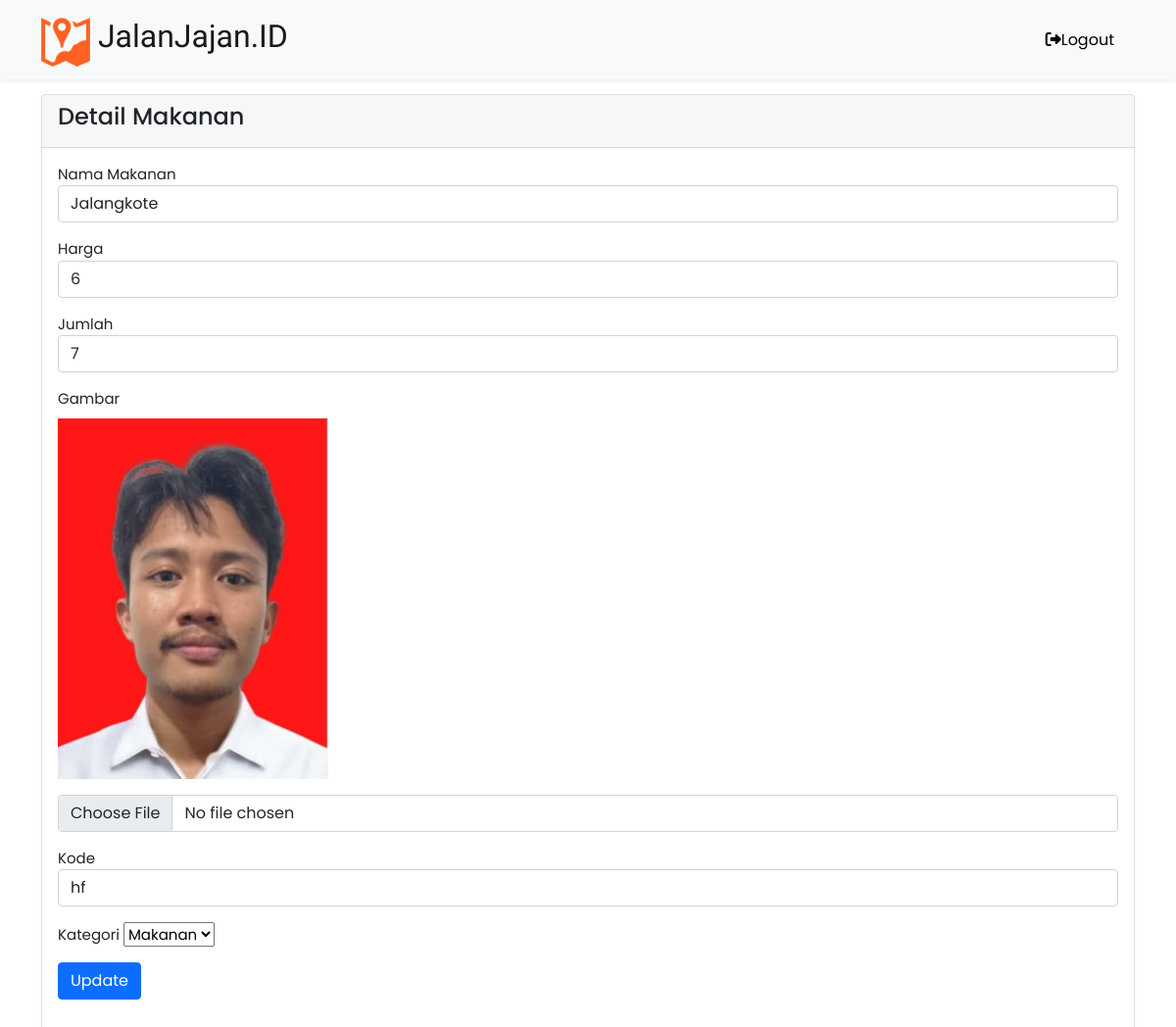
/edit.php?id=28, run on the app's committed database.
### tables this page shows
CREATE TABLE `product` (
  `id` int(11) NOT NULL,
  `product_name` varchar(255) NOT NULL,
  `product_price` varchar(100) NOT NULL,
  `product_qty` int(11) NOT NULL DEFAULT 1,
  `product_image` varchar(255) NOT NULL,
  `product_code` varchar(50) NOT NULL,
  `category` varchar(50) NOT NULL
);

### edit.php (the view, shortened to what this page needs)
<?php
    require 'code.php';
?>
<!DOCTYPE html>
<html>
<head>
    <link href="https://cdn.jsdelivr.net/npm/bootstrap@5.1.0/dist/css/bootstrap.min.css" rel="stylesheet">
    <link rel="stylesheet" href="https://cdnjs.cloudflare.com/ajax/libs/font-awesome/6.2.0/css/all.min.css">
    <link rel="stylesheet" href="gaya2.css">
</head>
<body>
    <nav class="navbar navbar-expand-lg navbar-light bg-light shadow-sm fixed-top">
      <div class="container">
        <a class="navbar-brand" href="index.php">
          <img src="img/logo4.png" alt="" width="50" height="50" class="d-inline-block align-text-top">
          JalanJajan.ID
        </a>
        <div class="collapse navbar-collapse" id="navbarSupportedContent">
          <form class="d-flex ms-auto">
            <a role="button" class="btn btn-light me-2" type="button" href="index.php"><i class="fa-solid fa-right-from-bracket"></i></i>Logout</a>
          </form>
        </div>
      </div>
    </nav>
<div class="container mt-5">
<div class="row">
    <div class="col-md-12">
        <div class="card mt-5">
            <div class="card-header">
                <h4>Detail Makanan</h4>
            </div>
            <div class="card-body">
            <?php
                        if(isset($_GET['id']))
                        {
                            $id = mysqli_real_escape_string($conn, $_GET['id']);
                            $query = "SELECT * FROM product WHERE id='$id' ";
                            $query_run = mysqli_query($conn, $query);
                            if(mysqli_num_rows($query_run) > 0)
                            {
                                $update = mysqli_fetch_array($query_run);
                                ?>
                                <form action="code.php" method="POST">
                                    <div class="mb-3">
                                        <label>Nama Makanan</label>
                                        <input type="text" name="product_name" value="<?=$update['product_name'];?>" class="form-control">
                                    </div>
                                    <div class="mb-3">
                                        <label>Harga</label>
                                        <input type="number" name="product_price" value="<?=$update['product_price'];?>" class="form-control">
                                    </div>
                                    <div class="mb-3">
                                        <label>Jumlah</label>
                                        <input type="number" name="product_qty" value="<?=$update['product_qty'];?>" class="form-control">
                                    </div>
                                    <div class="mb-3">
                                        <label>Gambar</label>
                                        <div class="row mb-3 mt-2">
                                          <img style="width:300px;" src="gambar/<?=$update['product_image'];?>" alt="">
                                        </div>
                                        <input type="file" name="product_image" value="gambar/<?=$update['product_image'];?>" class="form-control">
                                    </div>
                                    <div class="mb-3">
                                        <label>Kode</label>
                                        <input type="text" name="product_code" value="<?=$update['product_code'];?>" class="form-control">
                                    </div>
                                    <div class="mb-3">
                                        <label>Kategori</label>
                                        <select name="category" id="category" value="<?=$update['category'];?>">
                                            <option type="text" class="form-control">Makanan</option>
                                        </select>
                                    </div>
                                    <div class="mb-3">
                                        <button type="submit" name="update_makanan"  class="btn btn-primary">
                                            Update
                                        </button>
                                    </div>
                                </form>
                                <?php
                            }
                            else
                            {
                                echo "<h4>No Such Id Found</h4>";
                            }
                        }
                        ?>
                    </div>
                </div>
            </div>
        </div>
    </div>
</body>
</html>

### gaya2.css (style rules this page uses)
body { font-family: 'Poppins', sans-serif; font-size: 15px; overflow-x: hidden; }
.navbar-brand { font-family: 'Viga', sans-serif; font-size: 32px; }

### data on the page
product: product_name "Jalangkote", product_price "6", product_qty "7", product_image (picture), product_code "hf", category "Makanan"
